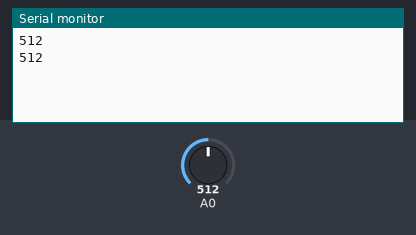
The sketch below on a simulated Arduino Uno, built with avr-gcc and run on an emulated ATmega328P. Shown: the last lines printed to the serial monitor. The inputs (shaded band) are chosen by the test bench; at power-on: A0 = 512.

Above: at 1.8 s.
1.9 s: A0 set to 0
At 2.8 s:
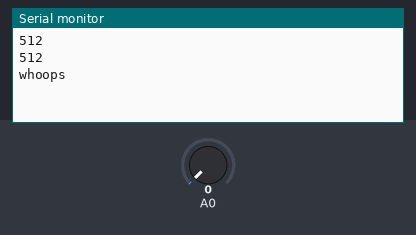
4.5 s: A0 set to 122
At 5.8 s:
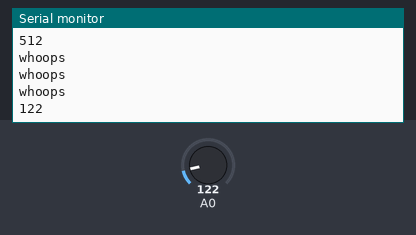

The sketch:

Testing_IR.ino
```cpp
void setup() {
  // put your setup code here, to run once:
  Serial.begin(9600);
}

void loop() {
  int value = analogRead(A0);
  if (value > 0) {
   Serial.println(value);
  } else {
    Serial.println("whoops");
  }
  delay(1000);
}
```

Measured:
- after the input at 1.9 s, the serial monitor: prints a new line after 0.10 s (image 1)
- after the input at 4.5 s, the serial monitor: prints a new line after 0.50 s (image 2)
